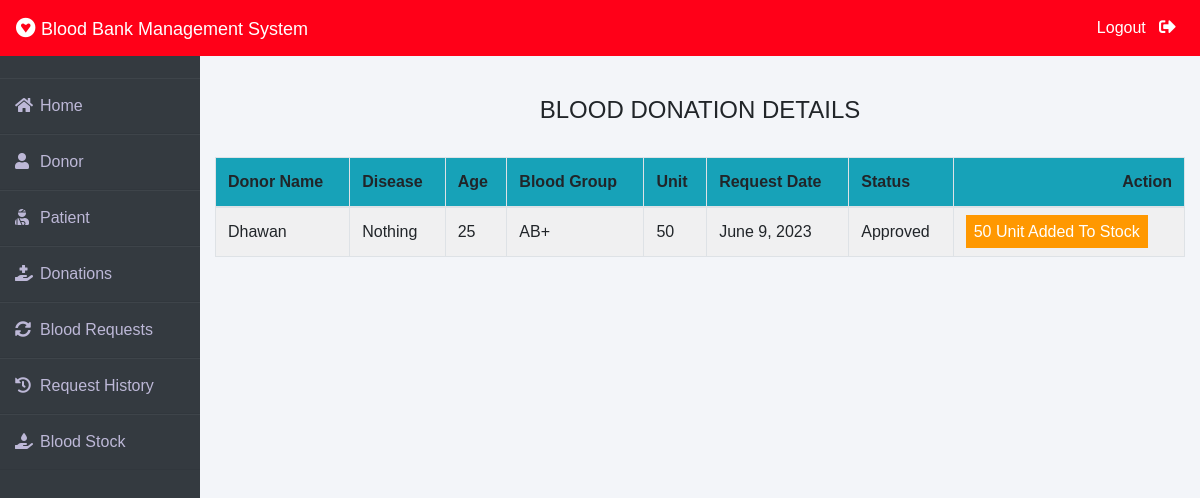
Screenshot of /admin-donation (signed in) with the database file from the repository.
### donor/models.py (models this page shows, shortened)
class BloodDonate(models.Model):
    donor=models.ForeignKey(Donor,on_delete=models.CASCADE)
    disease=models.CharField(max_length=100,default="Nothing")
    age=models.PositiveIntegerField()
    bloodgroup=models.CharField(max_length=10)
    unit=models.PositiveIntegerField(default=0)
    status=models.CharField(max_length=20,default="Pending")
    date=models.DateField(auto_now=True)

class Donor(models.Model):
    user=models.OneToOneField(User,on_delete=models.CASCADE)
    profile_pic= models.ImageField(upload_to='profile_pic/Donor/',null=True,blank=True)
    bloodgroup=models.CharField(max_length=10)
    address = models.CharField(max_length=40)
    mobile = models.CharField(max_length=20,null=False)
    def __str__(self):
        return self.user.first_name

### blood/views.py (the view)
# urls.py: path('admin-donation', views.admin_donation_view,name='admin-donation'),
@login_required(login_url='adminlogin')
def admin_donation_view(request):
    donations=dmodels.BloodDonate.objects.all()
    return render(request,'blood/admin_donation.html',{'donations':donations})

### templates/blood/admin_donation.html (shortened to what this page needs)
{% extends 'blood/adminbase.html' %}
{% block content %}
{% load widget_tweaks %}
{%load static%}
<head>
   </head>
<br><br>
<div class="container">
    <H4 class="text-center">BLOOD DONATION DETAILS</H4><br>
    <table class="table table-light table-hover table-bordered table-striped">
        <thead class="bg-info">
            <tr>
                <th scope="col">Donor Name</th>
                <th scope="col">Disease</th>
                <th scope="col">Age</th>
                <th scope="col">Blood Group</th>
                <th scope="col">Unit</th>
                <th scope="col">Request Date</th>
                <th scope="col">Status</th>
                <th class="text-right">Action</th>
            </tr>
        </thead>
        <tbody>
            {% for t in donations %}
            <tr>
                <td> {{t.donor}}</td>
                <td> {{t.disease}}</td>
                <td> {{t.age}}</td>
                <td>{{t.bloodgroup}}</td>
                <td>{{t.unit}}</td>
                <td>{{t.date}}</td>
                <td>{{t.status}}</td>
                {% if t.status == 'Pending' %}
                <td class="text-right">
                    <button class="btn btn-primary badge-pill" style="width: 100px;"><a  style="text-decoration: none;color: white;" href="{% url 'approve-donation' t.id  %}">APPROVE</a> </button>
                    <button class="btn btn-danger badge-pill" style="width: 80px;"><a  style="text-decoration: none;color: white;" href="{% url 'reject-donation' t.id  %}">REJECT</a> </button>
                </td>
                {% elif  t.status == 'Approved' %}
                <td><span class="label warning">{{t.unit}} Unit Added To Stock</span></td>
                {% else %}
                <td><span class="label danger">0 Unit Added To Stock</span></td>
                {% endif %}
            </tr>
            {% endfor %}
        </tbody>
    </table>
</div>
{% endblock content %}

### templates/blood/adminbase.html (style rules this page uses)
* { margin: 0; padding: 0; box-sizing: border-box; list-style: none; text-decoration: none; font-family: 'Josefin Sans', sans-serif; }
body { background-color: #f3f5f9; }

### templates/blood/admin_donation.html (style rules this page uses)
.label { color: white; padding: 8px; }
.warning { background-color: #ff9800; }

### rows the page displays
BloodDonate: donor "Dhawan", disease "Nothing", age "25", bloodgroup "AB+", unit "50", date "June 9, 2023", status "Approved"
